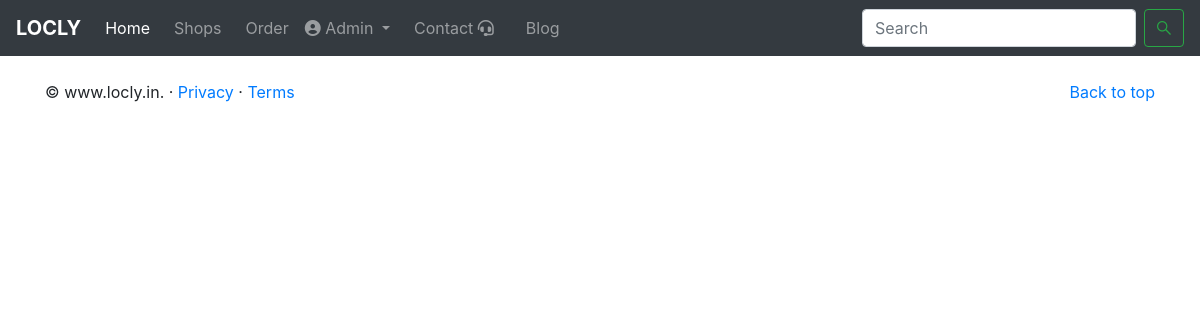
/ordertracker (signed in), run on an earlier commit of the app's database.
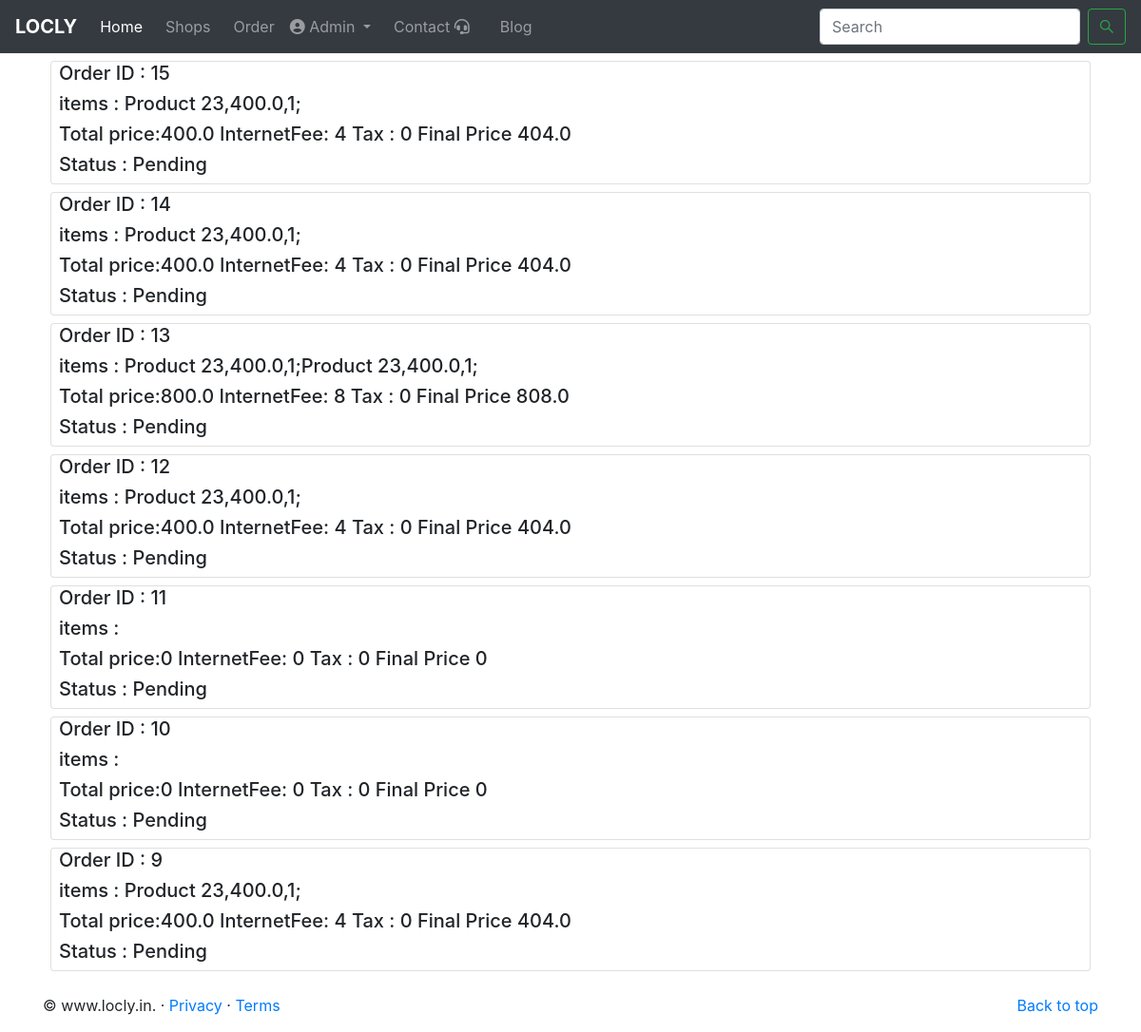
And on a later commit of the database.
### MyApp/models.py (models this page shows, shortened)
class order(models.Model):
    user=models.ForeignKey(User,on_delete=models.CASCADE)
    shop=models.ForeignKey(shop,on_delete=models.CASCADE)
    price=models.CharField(max_length=100)
    items=models.CharField(max_length=2000)
    date=models.DateTimeField(auto_now_add=True)
    address=models.CharField(max_length=1000)
    Pending = 'Pending'
    Accepted = 'Accepted'
    Dispatched='Dispatched'
    Denied='Denied'
    Delivered='Delivered'
    COD='COD'
    Online='Online'
    CHOICES = [
        (Pending, 'Pending'),
        (Accepted, 'Accepted'),
        (Dispatched, 'Dispatched'),
        (Denied, 'Denied'),
        (Delivered, 'Delivered')]
    status = models.CharField(max_length=20,choices=CHOICES,default=Pending)
    Mode=[
        (COD,'COD'),
        (Online,'Online')
    ]
    payment = models.CharField(max_length=20,choices=Mode,default=COD)

### MyApp/views.py (the view)
# urls.py: path('ordertracker', views.order_tracker ,name='Order_Tracker'),
@login_required(login_url='/login')
def order_tracker(request):
    track=order.objects.filter(user=request.user)
    param={'order':track}
    return render(request,'order_tracker.html',param)

### templates/order_tracker.html (shortened to what this page needs)
{% extends 'base.html' %}
{% block body %}
<div class="container my-2">
{% for item in order reversed %}
<div class="card mx-2 my-2">
    <div class="row mx-2">
        <h5>  Order ID : {{item.id}}</h5>
    </div>
    <div class="row mx-2">
        <h5>  items : {{item.items}}</h5>
    </div>
    <div class="row mx-2">
        <h5>{{item.price}}</h5>
    </div>
    <div class="row mx-2">
        <h5>  Status : {{item.status}}</h5>
    </div>
</div>
{% endfor %}
</div>
{% endblock body %}

### templates/base.html (shortened to what this page needs)
<!doctype html>
<html lang="en">
<head>
  <link rel="stylesheet" href="https://stackpath.bootstrapcdn.com/bootstrap/4.4.1/css/bootstrap.min.css"
>
</head>
<body>
  <header>
  <nav class="navbar navbar-expand-lg navbar-dark bg-dark">
    <a class="navbar-brand" href="/"><b>LOCLY</b></a>
    <div class="collapse navbar-collapse" id="navbarNav">
      <ul class="navbar-nav">
        <li class="nav-item active">
          <a class="nav-link" href="/">Home <span class="sr-only">(current)</span></a>
        </li>
        <li class="nav-item">
          <a class="nav-link mx-2" href="/shops">Shops</a>
        </li>
        {% if not request.user.is_anonymous %}
        <li class="nav-item">
          <a class="nav-link" href="/ordertracker">Order</a>
        </li>
        {% endif %}
        {% if not request.user.is_anonymous %}
        <li class="nav-item dropdown">
          <a class="nav-link dropdown-toggle" href="#" id="navbarDropdown" role="button" data-toggle="dropdown" aria-haspopup="true" aria-expanded="false">
            <i class="fas fa-user-circle"></i> {{request.user.first_name}}
          </a>
        </li>
        {% endif %}
        <li class="nav-item">
          <a class="nav-link mx-2" href="/contact">Contact <i class="fas fa-headset"></i></a>
        </li>
        <li class="nav-item">
          <a class="nav-link mx-2" href="/blog/">Blog </a>
        </li>
    </div>
    <form method="GET" action="/search" class="form-inline my-2 my-lg-0">
      <input class="form-control mr-sm-2" type="search" placeholder="Search" name='search'aria-label="Search">
      <button class="btn btn-outline-success my-2 my-sm-0" type="submit"><i class="fab fa-sistrix"></i></button>
    </form>
  </nav>
</header>
  {% block body %}
  {% endblock body %}
</body>
<footer class="container mt-4">
  <p class="float-right"><a href="#">Back to top</a></p>
  <p>&copy; www.locly.in. &middot; <a href="#">Privacy</a> &middot; <a href="#">Terms</a></p>
</footer>
</html>

What changed in the data, as far as the page shows it:
added order: id "15", items "Product 23,400.0,1;", price "Total price:400.0 InternetFee: 4 Tax : 0 Final Price 404.0", status "Pending"
added order: id "14", items "Product 23,400.0,1;", price "Total price:400.0 InternetFee: 4 Tax : 0 Final Price 404.0", status "Pending"
added order: id "13", items "Product 23,400.0,1;Product 23,400.0,1;", price "Total price:800.0 InternetFee: 8 Tax : 0 Final Price 808.0", status "Pending"
added order: id "12", items "Product 23,400.0,1;", price "Total price:400.0 InternetFee: 4 Tax : 0 Final Price 404.0", status "Pending"
added order: id "11", price "Total price:0 InternetFee: 0 Tax : 0 Final Price 0", status "Pending"
added order: id "10", price "Total price:0 InternetFee: 0 Tax : 0 Final Price 0", status "Pending"
added order: id "9", items "Product 23,400.0,1;", price "Total price:400.0 InternetFee: 4 Tax : 0 Final Price 404.0", status "Pending"
